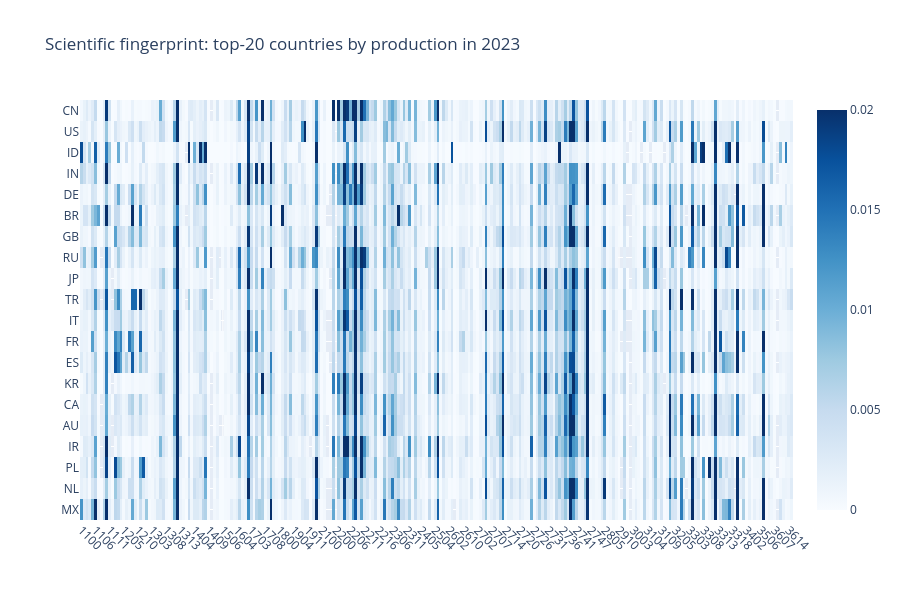

Notebook code cell kept with this figure:
### Code cell
top_n = 20
subset_countries = df_country_subfield_prob.index
subset_countries = df_country_subfield_prob.index[:top_n]

fig = uf.plotly_heatmap(
    df_country_subfield_prob.loc[subset_countries],
    x_labels=df_country_subfield_prob.columns,
    y_labels=subset_countries,
    x_type="subfield",
    y_type="country",
    colorscale="non-symmetric",
    z_min=0, z_max=0.02,
    line_height=30,
    title=f"Scientific fingerprint: top-{top_n} countries by production in {year}"
)
fig.show()
# fig.write_image(f"../images/fingerprint_top{top_n}_{year}.png",
#                 width=1200, height=600, scale=2)

### Figure 1 — Plotly figure (JSON) as saved in the notebook; plotly's stock layout.template omitted (floating-point values rounded to 4 significant figures; data arrays with more than 128 entries replaced by an {"elided": "..."} marker saying what was removed)
{"data": [{"colorscale": [[0.0, "rgb(247,251,255)"], [0.125, "rgb(222,235,247)"], [0.25, "rgb(198,219,239)"], [0.375, "rgb(158,202,225)"], [0.5, "rgb(107,174,214)"], [0.625, "rgb(66,146,198)"], [0.75, "rgb(33,113,181)"], [0.875, "rgb(8,81,156)"], [1.0, "rgb(8,48,107)"]], "customdata": {"elided": "20x252x2 str values"}, "hovertemplate": "<b>X: </b>%{customdata[0]}<br><b>Y: </b>%{customdata[1]}<br><b>Z: </b> %{z:.3f}<br><extra></extra>", "x": {"elided": "252 str values"}, "y": ["CN", "US", "ID", "IN", "DE", "BR", "GB", "RU", "JP", "TR", "IT", "FR", "ES", "KR", "CA", "AU", "IR", "PL", "NL", "MX"], "z": {"elided": "20x252 float values"}, "zmax": 0.02, "zmin": 0, "type": "heatmap"}], "layout": {"xaxis": {"tickangle": 45, "automargin": true}, "yaxis": {"autorange": "reversed", "automargin": true}, "title": {"text": "Scientific fingerprint: top-20 countries by production in 2023"}, "height": 600}}
